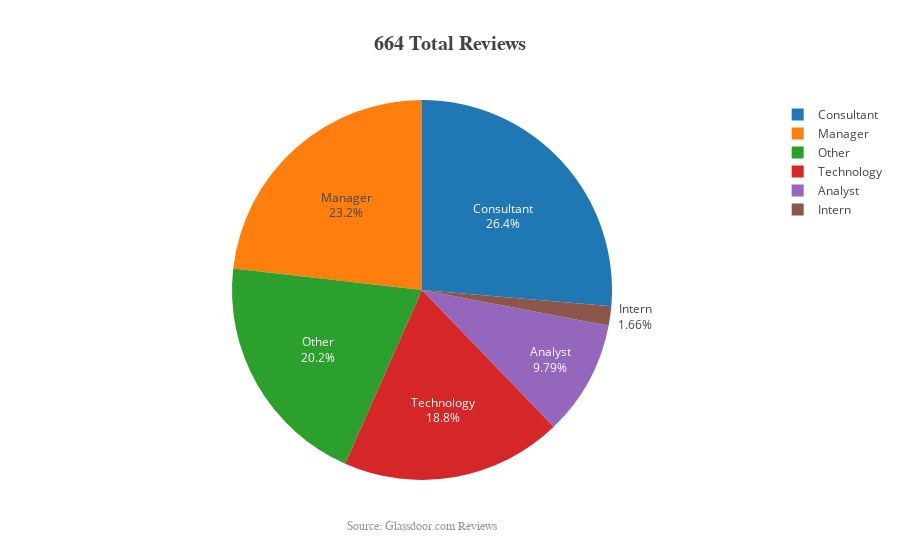

Notebook code cell kept with this figure:
### Code cell
TotalReviewsPieChart(df)

### Figure 1 — Plotly figure (JSON) as saved in the notebook; plotly's stock layout.template omitted (floating-point values rounded to 4 significant figures)
{"data": [{"hoverinfo": "value+percent", "labels": ["Manager", "Consultant", "Analyst", "Intern", "Other", "Technology"], "textinfo": "label+percent", "type": "pie", "values": [154, 175, 65, 11, 134, 125]}], "layout": {"annotations": [{"font": {"color": "rgb(150,150,150)", "family": "Arial", "size": 12}, "showarrow": false, "text": "Source: Glassdoor.com Reviews", "x": 0.5, "xanchor": "center", "xref": "paper", "y": -0.1, "yanchor": "top", "yref": "paper"}], "title": "<b>664 Total Reviews</b>", "titlefont": {"family": "Courier New", "size": 20}}}
